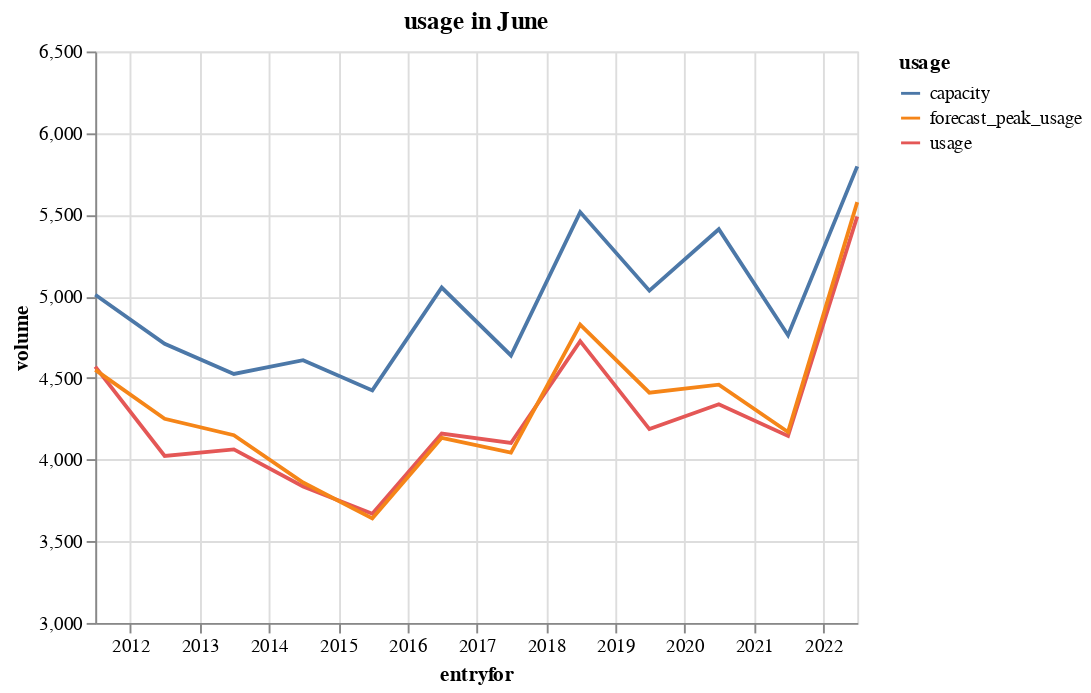

The notebook cell saved with this chart:
### Code cell
source = usage_df[['entryfor','usage','capacity','forecast_peak_usage']].sort_values(by='entryfor').dropna(how='any')
source = source.resample('M',on='entryfor').max().reset_index(drop=True)
source = source[source.entryfor.dt.month==6]
source.entryfor = source.entryfor.dt.strftime('%Y/%m/%d')



alt.Chart(source).transform_fold(
    ['usage','capacity','forecast_peak_usage'],as_=['usage','volume']).mark_line().encode(
    x='entryfor:T',
    y=alt.Y('volume:Q',scale=alt.Scale(domain=(3000, 6500))),
    color='usage:N'
).properties(
    title='usage in June'
)

### Figure 1 — Vega-Lite specification as saved in the notebook (floating-point values rounded to 4 significant figures)
{"config": {"view": {"continuousWidth": 400, "continuousHeight": 300}}, "data": {"name": "data-0346289dba8bc66d6869f59dd079977e"}, "mark": "line", "encoding": {"color": {"field": "usage", "type": "nominal"}, "x": {"field": "entryfor", "type": "temporal"}, "y": {"field": "volume", "scale": {"domain": [3000, 6500]}, "type": "quantitative"}}, "title": "usage in June", "transform": [{"fold": ["usage", "capacity", "forecast_peak_usage"], "as": ["usage", "volume"]}], "$schema": "https://vega.github.io/schema/vega-lite/v4.17.0.json", "datasets": {"data-0346289dba8bc66d6869f59dd079977e": [{"entryfor": "2011/06/30", "usage": 4570, "capacity": 5010, "forecast_peak_usage": 4550.0}, {"entryfor": "2012/06/30", "usage": 4023, "capacity": 4710, "forecast_peak_usage": 4250.0}, {"entryfor": "2013/06/30", "usage": 4063, "capacity": 4525, "forecast_peak_usage": 4150.0}, {"entryfor": "2014/06/30", "usage": 3836, "capacity": 4609, "forecast_peak_usage": 3860.0}, {"entryfor": "2015/06/30", "usage": 3669, "capacity": 4424, "forecast_peak_usage": 3640.0}, {"entryfor": "2016/06/30", "usage": 4160, "capacity": 5054, "forecast_peak_usage": 4134.0}, {"entryfor": "2017/06/30", "usage": 4102, "capacity": 4638, "forecast_peak_usage": 4043.0}, {"entryfor": "2018/06/30", "usage": 4726, "capacity": 5516, "forecast_peak_usage": 4827.0}, {"entryfor": "2019/06/30", "usage": 4187, "capacity": 5035, "forecast_peak_usage": 4410.0}, {"entryfor": "2020/06/30", "usage": 4339, "capacity": 5411, "forecast_peak_usage": 4459.0}, {"entryfor": "2021/06/30", "usage": 4145, "capacity": 4762, "forecast_peak_usage": 4169.0}, {"entryfor": "2022/06/30", "usage": 5489, "capacity": 5796, "forecast_peak_usage": 5577.0}]}}
